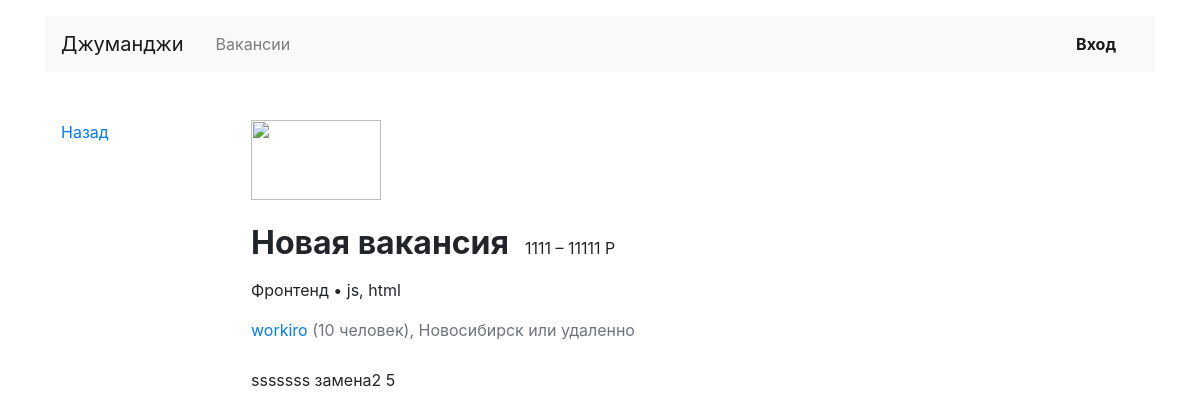
/vacancies/6/, run on the app's committed database.
### vacancies/models.py (models this page shows, shortened)
class Vacancy(models.Model):
    title = models.CharField(max_length=64, verbose_name='Наименование вакансии')
    specialty = models.ForeignKey(Specialty, on_delete=models.CASCADE, related_name='vacancies',
                                  verbose_name='Специальность')
    company = models.ForeignKey(Company, on_delete=models.CASCADE, related_name='vacancies', verbose_name='Компания')
    skills = models.CharField(max_length=256, verbose_name='Навыки')
    description = models.TextField(verbose_name='Описание вакансии')
    salary_min = models.IntegerField(verbose_name='Зарплата от')
    salary_max = models.IntegerField(verbose_name='До')
    published_at = models.DateField(auto_now_add=True, verbose_name='Дата публикации')
    class Meta:
        verbose_name = 'Вакансия'
        verbose_name_plural = 'Вакансии'

class Specialty(models.Model):
    code = models.CharField(max_length=64, verbose_name='Код специальности')
    title = models.CharField(max_length=64, verbose_name='Специальность')
    picture = models.ImageField(upload_to=settings.MEDIA_SPECIALITY_IMAGE_DIR)
    class Meta:
        verbose_name = 'Специальность'
        verbose_name_plural = 'Специальности'

class Company(models.Model):
    name = models.CharField(max_length=64, verbose_name='Название компании')
    location = models.CharField(max_length=64, verbose_name='География')
    logo = models.ImageField(upload_to=settings.MEDIA_COMPANY_IMAGE_DIR, verbose_name='Логотип')
    description = models.TextField(verbose_name='Информация о компании')
    employee_count = models.IntegerField(verbose_name='Количество человек в компании')
    owner = models.OneToOneField(User, on_delete=models.CASCADE, null=True, related_name='company_owner',
                                 verbose_name='Владелец')
    class Meta:
        verbose_name = 'Компания'
        verbose_name_plural = 'Компании'

### vacancies/views.py (the view, shortened to what this page needs)
# urls.py: path('vacancies/<int:pk>/', VacancyView.as_view(), name='vacancy'),
class VacancyView(View):
    def get(self, request, pk):
        vacancy = get_object_or_404(Vacancy, id=pk)
        return render(request, 'vacancy.html', context={
            'vacancy': vacancy,
            'form': ApplicationForm,
            'pk': pk,
        })

### vacancies/templates/vacancy.html (shortened to what this page needs)
{% extends 'base.html' %}
{% block container %}
  <main class="container mt-3 pb-5">
    <div class="row mt-5">
      <div class="col-12 col-lg-2">
        <div class="pl-3 mb-5">
          <p><a href="../">Назад</a></p>
        </div>
      </div>
      <div class="col-12 col-lg-8">
        <section class="pl-3">
          <a href="#"><img src="https://place-hold.it/130x80" width="130" height="80" alt=""></a>
          <div class="d-flex align-items-baseline align-content-baseline">
            <h1 class="h2 mt-4 font-weight-bold" >{{ vacancy.title }}</h1>
            <p class="m-0 pl-3">{{ vacancy.salary_min }} – {{ vacancy.salary_max }} Р</p>
          </div>
          <p class="mt-2">{{ vacancy.specialty.title }} • {{ vacancy.skills }}</p>
          <p class="text-muted mb-4"><a href="{% url 'company' vacancy.company.id %}">{{ vacancy.company.name }}</a> ({{ vacancy.company.employee_count }} человек),
            {{ vacancy.company.location}} или удаленно</p>
          <div style="line-height: 1.8;">
            {{ vacancy.description|safe }}
          </div>
        </section>
      </div>
    </div>
  </main>
{% endblock %}

### data on the page
Vacancy: title "Новая вакансия", salary_min "1111", salary_max "11111", specialty "Фронтенд", skills "js, html", company.name "workiro", company.employee_count "10", company.location "Новосибирск", description "sssssss замена2 5"
